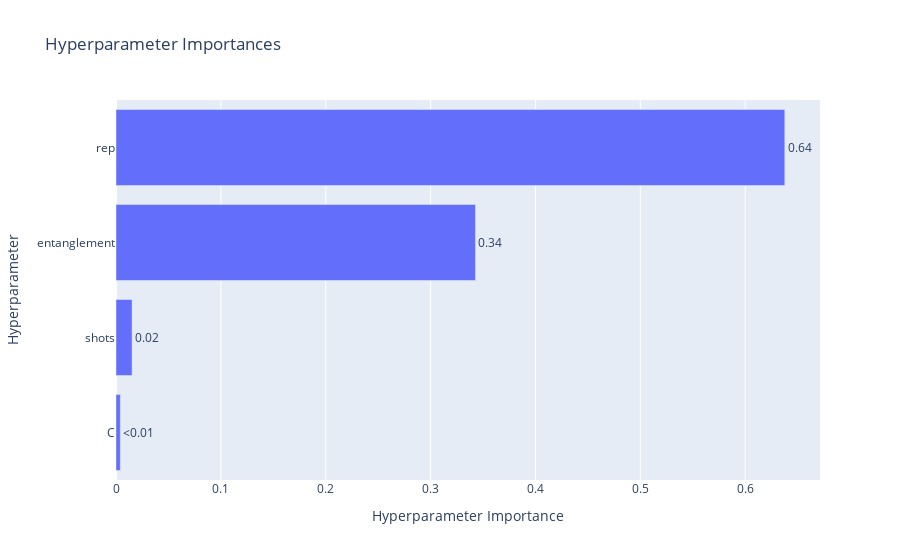

This figure's notebook cell:
### Markdown cell above
This  plot_param_importances() generates a bar plot to visualize the relative importances of different hyperparameters in influencing the optimization process during a hyperparameter search conducted using Optuna. In our case it shows that the number of repetitions is the dominating parameter.

### Code cell
optuna.visualization.plot_param_importances(study)

### Figure 1 — Plotly figure (JSON) as saved in the notebook; plotly's stock layout.template omitted (floating-point values rounded to 4 significant figures)
{"data": [{"cliponaxis": false, "hovertemplate": ["C (FloatDistribution): 0.004105500551863334<extra></extra>", "shots (IntDistribution): 0.015324361613781997<extra></extra>", "entanglement (CategoricalDistribution): 0.342806718267077<extra></extra>", "rep (IntDistribution): 0.6377634195672778<extra></extra>"], "name": "Objective Value", "orientation": "h", "text": ["<0.01", "0.02", "0.34", "0.64"], "textposition": "outside", "type": "bar", "x": [0.004106, 0.01532, 0.3428, 0.6378], "y": ["C", "shots", "entanglement", "rep"]}], "layout": {"autosize": true, "title": {"text": "Hyperparameter Importances"}, "xaxis": {"autorange": true, "range": [0, 0.6713], "title": {"text": "Hyperparameter Importance"}, "type": "linear"}, "yaxis": {"autorange": true, "range": [-0.5, 3.5], "title": {"text": "Hyperparameter"}, "type": "category"}}}
